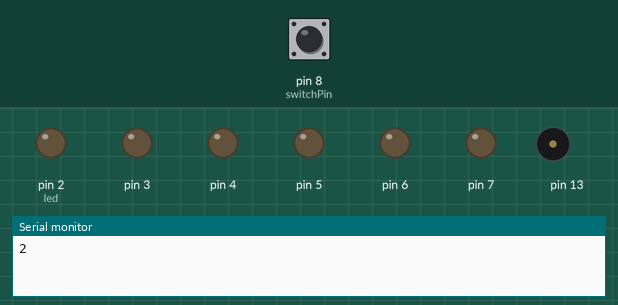
Simulated run of this sketch. Board: Arduino Uno, built with avr-gcc and run on an emulated ATmega328P. On the bench: output pins drawn as LEDs (lit = HIGH), buzzer (waves = sounding), the last lines printed to the serial monitor. The test bench sets the inputs (shaded band); at power-on: pin 8 (switchPin) HIGH.

Above: at 1.2 s.
1.3 s: pin 8 (switchPin) pulled LOW for 0.15 s
At 3.2 s:
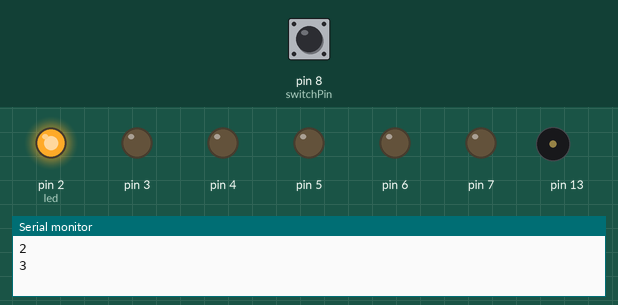
10.4 s: pin 8 (switchPin) pulled LOW for 1 s
At 14.0 s:
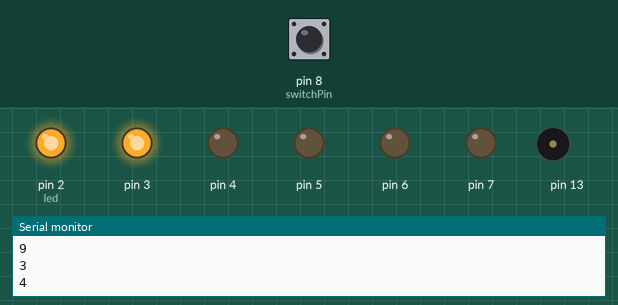
At 20.4 s:
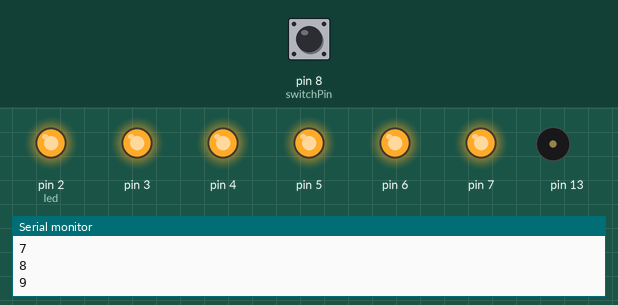
Timing chart, 0 to 21.9 s (numbered marks = the images above; inputs shaded):
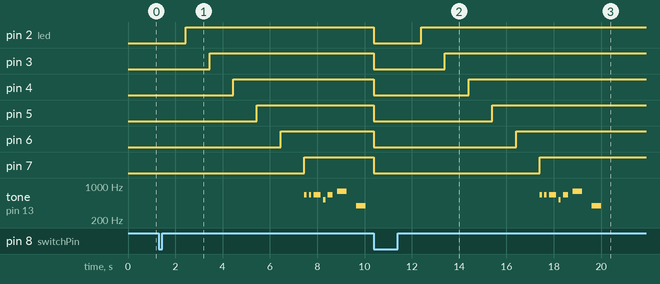

The sketch:

Digital_Hourglass.ino
```cpp
const int switchPin=8;
unsigned long previousTime=0;
int switchState=0;
int prevSwitchState=0;
int led=1;
long interval = 1000; // this interval determins the how long the timer is

void setup()
{
  Serial.begin(9600);

  for(int x=2;x<8;x++)
  {
    pinMode(x,OUTPUT);
  }
 pinMode(switchPin,INPUT);
}

void loop()
{


  unsigned long currentTime=millis();

 //This will set currentTime to the amount of time
 //that has passed since the aruino was turned on

  if(currentTime - previousTime > interval)
  {
    previousTime=currentTime;
    digitalWrite(led,HIGH);
    led++;
    Serial.println(led);

    if(led==8) // plays mario intro jingle
    {
     tone(13, 659); // E Note
     delay(100);
     noTone(13);
     delay(100);

     tone(13,659); // E Note
     delay(100);
     noTone(13);
     delay(100);

     tone(13,659); // E Note
     delay(300);
     noTone(13);
     delay(100);

     tone(13,523); // C Note
     delay(100);
     noTone(13);
     delay(100);

     tone(13,659); // E Note
     delay(200);
     noTone(13);
     delay(200);

     tone(13,784); // High G Note
     delay(400);
     noTone(13);
     delay(400);

     tone(13,392); // Low G Note
     delay(400);
     noTone(13);
     delay(200);
    }
  }

  switchState=digitalRead(switchPin);

  if(switchState != prevSwitchState)
  {
    for(int x=2;x<8;x++)
    {
      digitalWrite(x,LOW);
    }

    led=2;
    previousTime=currentTime;
  }
  prevSwitchState=switchState;


}
```

Measured:
- after the input at 10.4 s, pin 2 (led): HIGH → LOW at once, → HIGH 2.0 s later; pin 3: HIGH → LOW at once, → HIGH 3.0 s later; pin 4: HIGH → LOW at once, → HIGH 4.0 s later; pin 5: HIGH → LOW at once, → HIGH 5.0 s later; pin 6: HIGH → LOW at once, → HIGH 6.0 s later
- by itself, tone on pin 13: plays 659 Hz for 0.10 s, 659 Hz for 0.10 s, 659 Hz for 0.30 s, 523 Hz for 0.10 s, 659 Hz for 0.20 s, 784 Hz for 0.40 s … (7 notes in this stretch)
